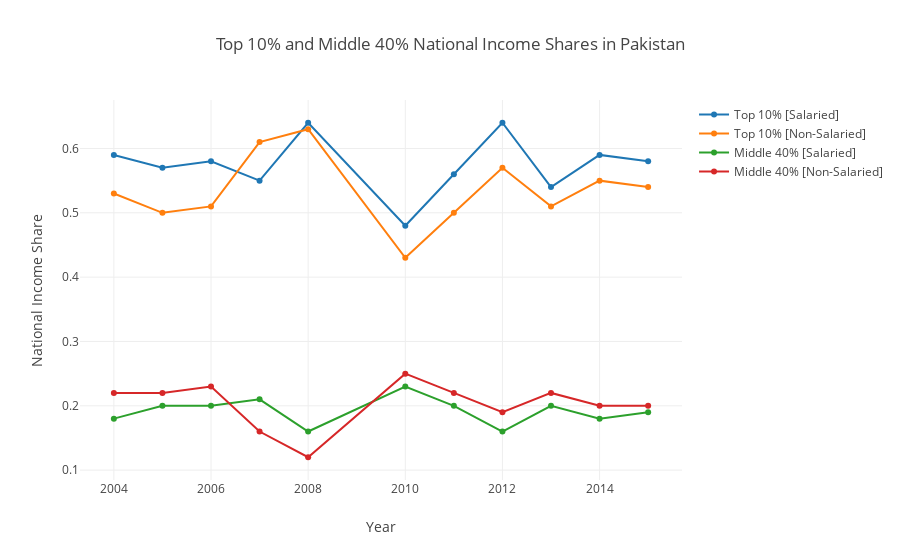

The notebook cell this image was saved under:
### Code cell
top_10_trace_salaried = go.Scatter(
    x = years,
    y = top_10_income_shares_salaried,
    name = "Top 10% [Salaried]"
)

top_10_trace_nonsalaried = go.Scatter(
    x = years,
    y = top_10_income_shares_nonsalaried,
    name = "Top 10% [Non-Salaried]"
)

middle_40_trace_salaried = go.Scatter(
    x = years,
    y = middle_40_income_shares_salaried,
    name = "Middle 40% [Salaried]"
)

middle_40_trace_nonsalaried = go.Scatter(
    x = years,
    y = middle_40_income_shares_nonsalaried,
    name = "Middle 40% [Non-Salaried]"
)

layout = dict(title = 'Top 10% and Middle 40% National Income Shares in Pakistan',
              xaxis = dict(title = 'Year'),
              yaxis = dict(title = 'National Income Share'),
              )
data = [top_10_trace_salaried, top_10_trace_nonsalaried, middle_40_trace_salaried, middle_40_trace_nonsalaried]
top10_middle40_share = plotly.offline.iplot({
    "data": data,
    "layout": layout
})
top10_middle40_share

### Figure 1 — Plotly figure (JSON) as saved in the notebook; plotly's stock layout.template omitted (floating-point values rounded to 4 significant figures)
{"data": [{"name": "Top 10% [Salaried]", "type": "scatter", "x": [2004, 2005, 2006, 2007, 2008, 2010, 2011, 2012, 2013, 2014, 2015], "y": [0.59, 0.57, 0.58, 0.55, 0.64, 0.48, 0.56, 0.64, 0.54, 0.59, 0.58]}, {"name": "Top 10% [Non-Salaried]", "type": "scatter", "x": [2004, 2005, 2006, 2007, 2008, 2010, 2011, 2012, 2013, 2014, 2015], "y": [0.53, 0.5, 0.51, 0.61, 0.63, 0.43, 0.5, 0.57, 0.51, 0.55, 0.54]}, {"name": "Middle 40% [Salaried]", "type": "scatter", "x": [2004, 2005, 2006, 2007, 2008, 2010, 2011, 2012, 2013, 2014, 2015], "y": [0.18, 0.2, 0.2, 0.21, 0.16, 0.23, 0.2, 0.16, 0.2, 0.18, 0.19]}, {"name": "Middle 40% [Non-Salaried]", "type": "scatter", "x": [2004, 2005, 2006, 2007, 2008, 2010, 2011, 2012, 2013, 2014, 2015], "y": [0.22, 0.22, 0.23, 0.16, 0.12, 0.25, 0.22, 0.19, 0.22, 0.2, 0.2]}], "layout": {"title": "Top 10% and Middle 40% National Income Shares in Pakistan", "xaxis": {"title": "Year"}, "yaxis": {"title": "National Income Share"}}}
